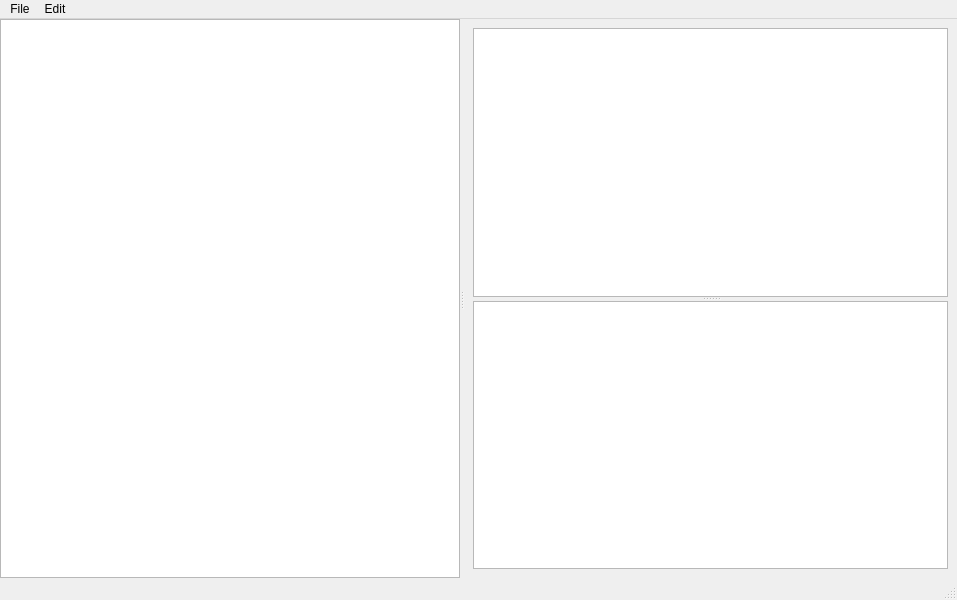
<?xml version="1.0" encoding="UTF-8"?>
<ui version="4.0">
 <class>MainWindow</class>
 <widget class="QMainWindow" name="MainWindow">
  <property name="geometry">
   <rect>
    <x>0</x>
    <y>0</y>
    <width>957</width>
    <height>600</height>
   </rect>
  </property>
  <property name="windowTitle">
   <string>Gogh</string>
  </property>
  <property name="styleSheet">
   <string notr="true"/>
  </property>
  <widget class="QWidget" name="centralwidget">
   <layout class="QHBoxLayout" name="horizontalLayout">
    <property name="spacing">
     <number>0</number>
    </property>
    <property name="leftMargin">
     <number>0</number>
    </property>
    <property name="topMargin">
     <number>0</number>
    </property>
    <property name="rightMargin">
     <number>0</number>
    </property>
    <property name="bottomMargin">
     <number>0</number>
    </property>
    <item>
     <widget class="QSplitter" name="splitter">
      <property name="orientation">
       <enum>Qt::Horizontal</enum>
      </property>
      <widget class="QTreeView" name="viewport" native="true"/>
      <widget class="QWidget" name="text" native="true">
       <layout class="QVBoxLayout" name="verticalLayout_2">
        <item>
         <widget class="QWidget" name="widget_2" native="true">
          <layout class="QVBoxLayout" name="verticalLayout">
           <item>
            <widget class="QSplitter" name="splitter_3">
             <property name="orientation">
              <enum>Qt::Vertical</enum>
             </property>
             <widget class="QTreeView" name="outliner">
              <property name="uniformRowHeights">
               <bool>true</bool>
              </property>
             </widget>
             <widget class="QTreeView" name="parameters" native="true"/>
            </widget>
           </item>
          </layout>
         </widget>
        </item>
       </layout>
      </widget>
     </widget>
    </item>
   </layout>
  </widget>
  <widget class="QMenuBar" name="menubar">
   <property name="geometry">
    <rect>
     <x>0</x>
     <y>0</y>
     <width>957</width>
     <height>22</height>
    </rect>
   </property>
   <widget class="QMenu" name="menuFile">
    <property name="title">
     <string>File</string>
    </property>
    <addaction name="openAction"/>
    <addaction name="saveAction"/>
    <addaction name="saveAsAction"/>
    <addaction name="separator"/>
    <addaction name="quitAction"/>
   </widget>
   <widget class="QMenu" name="menuEdit">
    <property name="title">
     <string>Edit</string>
    </property>
    <addaction name="envAction"/>
   </widget>
   <addaction name="menuFile"/>
   <addaction name="menuEdit"/>
  </widget>
  <widget class="QStatusBar" name="statusbar"/>
  <action name="openAction">
   <property name="text">
    <string>Open...</string>
   </property>
   <property name="shortcut">
    <string>Ctrl+O</string>
   </property>
  </action>
  <action name="saveAction">
   <property name="text">
    <string>Save</string>
   </property>
   <property name="shortcut">
    <string>Ctrl+S</string>
   </property>
  </action>
  <action name="exporAction">
   <property name="text">
    <string>Export...</string>
   </property>
   <property name="shortcut">
    <string>Ctrl+E</string>
   </property>
  </action>
  <action name="quitAction">
   <property name="text">
    <string>Quit</string>
   </property>
   <property name="shortcut">
    <string>Ctrl+Q</string>
   </property>
  </action>
  <action name="saveAsAction">
   <property name="text">
    <string>Save As...</string>
   </property>
   <property name="shortcut">
    <string>Ctrl+Shift+S</string>
   </property>
  </action>
  <action name="envAction">
   <property name="text">
    <string>Environment Variables...</string>
   </property>
  </action>
 </widget>
 <resources/>
 <connections/>
</ui>
